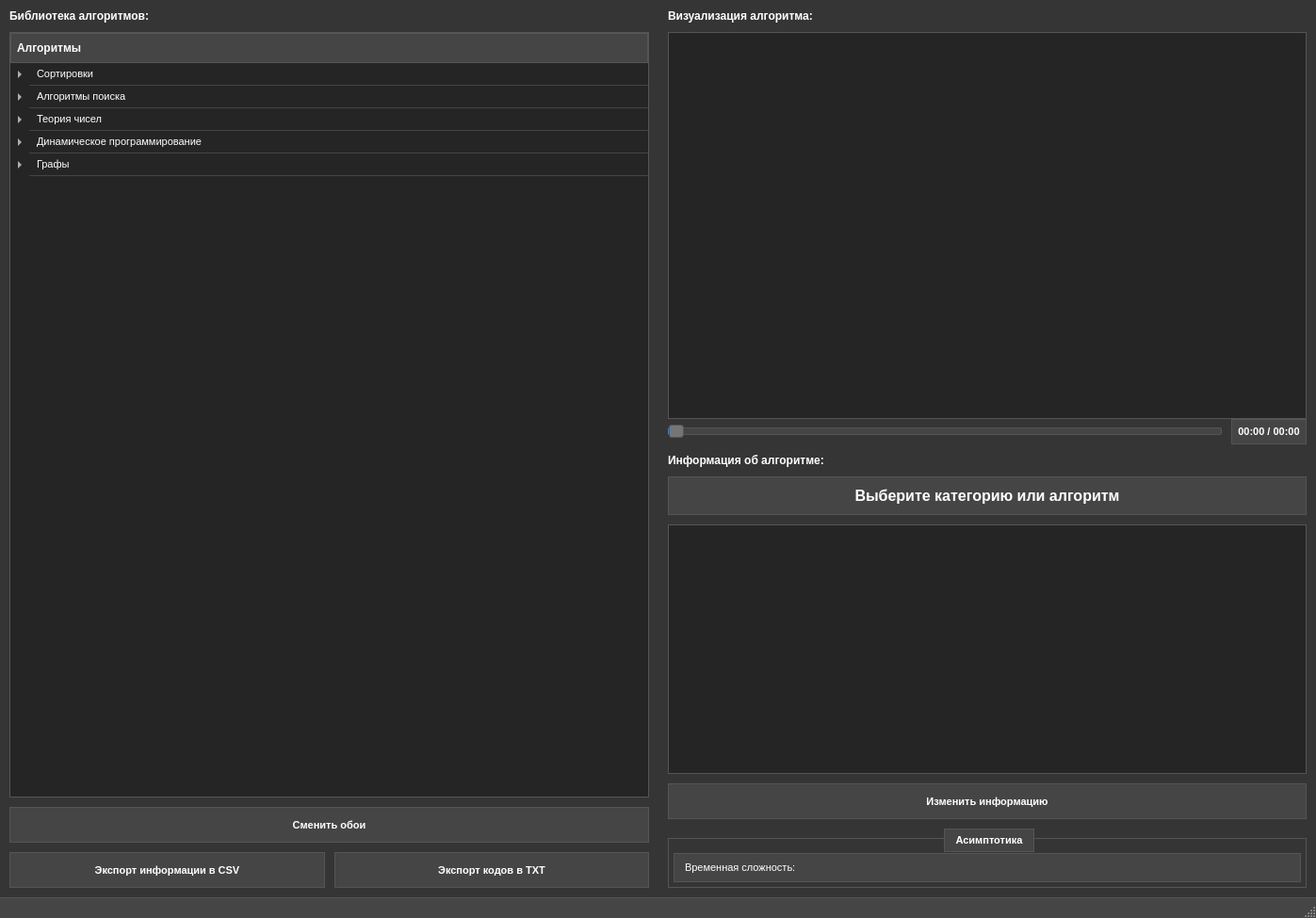
<?xml version="1.0" encoding="UTF-8"?>
<ui version="4.0">
 <class>MainWindow</class>
 <widget class="QMainWindow" name="MainWindow">
  <property name="geometry">
   <rect>
    <x>0</x>
    <y>0</y>
    <width>1397</width>
    <height>975</height>
   </rect>
  </property>
  <property name="windowTitle">
   <string>Qt Algorithms Visualizer</string>
  </property>
  <property name="styleSheet">
   <string notr="true">QMainWindow {
    background-color: #353535;
    color: white;
    font-family: Arial;
}</string>
  </property>
  <widget class="QWidget" name="centralwidget">
   <layout class="QHBoxLayout" name="horizontalLayout">
    <property name="spacing">
     <number>0</number>
    </property>
    <property name="leftMargin">
     <number>0</number>
    </property>
    <property name="topMargin">
     <number>0</number>
    </property>
    <property name="rightMargin">
     <number>0</number>
    </property>
    <property name="bottomMargin">
     <number>0</number>
    </property>
    <item>
     <widget class="QWidget" name="left_widget" native="true">
      <layout class="QVBoxLayout" name="verticalLayout_2">
       <property name="spacing">
        <number>10</number>
       </property>
       <property name="leftMargin">
        <number>10</number>
       </property>
       <property name="topMargin">
        <number>10</number>
       </property>
       <property name="rightMargin">
        <number>10</number>
       </property>
       <property name="bottomMargin">
        <number>10</number>
       </property>
       <item>
        <widget class="QLabel" name="label">
         <property name="styleSheet">
          <string notr="true">QLabel {
    color: white;
    font-family: Arial;
    font-size: 12px;
    font-weight: bold;
}</string>
         </property>
         <property name="text">
          <string>Библиотека алгоритмов:</string>
         </property>
        </widget>
       </item>
       <item>
        <widget class="QTreeWidget" name="tree_widget">
         <property name="styleSheet">
          <string notr="true">QTreeWidget {
    background-color: #252525;
    color: white;
    border: 1px solid #555555;
    font-family: Arial;
    font-size: 11px;
    outline: none;
}
QTreeWidget::item {
    padding: 5px;
    border-bottom: 1px solid #444444;
}
QTreeWidget::item:selected {
    background-color: #2a82da;
    color: white;
}
QTreeWidget::item:hover {
    background-color: #3a3a3a;
}
QHeaderView::section {
    background-color: #454545;
    color: white;
    padding: 6px;
    border: 1px solid #555555;
    font-weight: bold;
}</string>
         </property>
         <property name="headerHidden">
          <bool>false</bool>
         </property>
         <column>
          <property name="text">
           <string>Алгоритмы</string>
          </property>
         </column>
         <item>
          <property name="text">
           <string>Сортировки</string>
          </property>
          <item>
           <property name="text">
            <string>Сортировка пузырьком</string>
           </property>
          </item>
          <item>
           <property name="text">
            <string>Сортировка подсчетом</string>
           </property>
          </item>
          <item>
           <property name="text">
            <string>Быстрая сортировка</string>
           </property>
          </item>
          <item>
           <property name="text">
            <string>Сортировка слиянием</string>
           </property>
          </item>
         </item>
         <item>
          <property name="text">
           <string>Алгоритмы поиска</string>
          </property>
          <item>
           <property name="text">
            <string>Бинарный поиск</string>
           </property>
          </item>
          <item>
           <property name="text">
            <string>Поиск в ширину(BFS)</string>
           </property>
          </item>
          <item>
           <property name="text">
            <string>Поиск в глубину(DFS)</string>
           </property>
          </item>
         </item>
         <item>
          <property name="text">
           <string>Теория чисел</string>
          </property>
          <item>
           <property name="text">
            <string>Решето Эратосфена</string>
           </property>
          </item>
          <item>
           <property name="text">
            <string>Алгоритм Евклида</string>
           </property>
          </item>
         </item>
         <item>
          <property name="text">
           <string>Динамическое программирование</string>
          </property>
          <item>
           <property name="text">
            <string>Последовательность Фибоначчи</string>
           </property>
          </item>
          <item>
           <property name="text">
            <string>Задача о рюкзаке</string>
           </property>
          </item>
         </item>
         <item>
          <property name="text">
           <string>Графы</string>
          </property>
          <item>
           <property name="text">
            <string>Алгоритм Дейкстры</string>
           </property>
          </item>
         </item>
        </widget>
       </item>
       <item>
        <widget class="QPushButton" name="background">
         <property name="styleSheet">
          <string notr="true">QPushButton {
    background-color: #454545;
    color: white;
    border: 1px solid #555555;
    padding: 8px 12px;
    font-family: Arial;
    font-size: 11px;
    font-weight: bold;
    min-height: 20px;
}
QPushButton:hover {
    background-color: #555555;
    border: 1px solid #666666;
}
QPushButton:pressed {
    background-color: #2a82da;
    border: 1px solid #1a72ca;
}</string>
         </property>
         <property name="text">
          <string>Сменить обои</string>
         </property>
        </widget>
       </item>
       <item>
        <layout class="QHBoxLayout" name="export_layout">
         <property name="spacing">
          <number>10</number>
         </property>
         <item>
          <widget class="QPushButton" name="export_csv_btn">
           <property name="styleSheet">
            <string notr="true">QPushButton {
    background-color: #454545;
    color: white;
    border: 1px solid #555555;
    padding: 8px 12px;
    font-family: Arial;
    font-size: 11px;
    font-weight: bold;
    min-height: 20px;
}
QPushButton:hover {
    background-color: #555555;
    border: 1px solid #666666;
}
QPushButton:pressed {
    background-color: #2a82da;
    border: 1px solid #1a72ca;
}</string>
           </property>
           <property name="text">
            <string>Экспорт информации в CSV</string>
           </property>
          </widget>
         </item>
         <item>
          <widget class="QPushButton" name="export_txt_btn">
           <property name="styleSheet">
            <string notr="true">QPushButton {
    background-color: #454545;
    color: white;
    border: 1px solid #555555;
    padding: 8px 12px;
    font-family: Arial;
    font-size: 11px;
    font-weight: bold;
    min-height: 20px;
}
QPushButton:hover {
    background-color: #555555;
    border: 1px solid #666666;
}
QPushButton:pressed {
    background-color: #2a82da;
    border: 1px solid #1a72ca;
}</string>
           </property>
           <property name="text">
            <string>Экспорт кодов в TXT</string>
           </property>
          </widget>
         </item>
        </layout>
       </item>
      </layout>
     </widget>
    </item>
    <item>
     <widget class="QWidget" name="right_widget" native="true">
      <layout class="QVBoxLayout" name="verticalLayout">
       <property name="spacing">
        <number>10</number>
       </property>
       <property name="leftMargin">
        <number>10</number>
       </property>
       <property name="topMargin">
        <number>10</number>
       </property>
       <property name="rightMargin">
        <number>10</number>
       </property>
       <property name="bottomMargin">
        <number>10</number>
       </property>
       <item>
        <widget class="QLabel" name="label_2">
         <property name="styleSheet">
          <string notr="true">QLabel {
    color: white;
    font-family: Arial;
    font-size: 12px;
    font-weight: bold;
}</string>
         </property>
         <property name="text">
          <string>Визуализация алгоритма:</string>
         </property>
        </widget>
       </item>
       <item>
        <widget class="QWidget" name="player_widget" native="true">
         <layout class="QVBoxLayout" name="verticalLayout_3">
          <property name="spacing">
           <number>0</number>
          </property>
          <property name="leftMargin">
           <number>0</number>
          </property>
          <property name="topMargin">
           <number>0</number>
          </property>
          <property name="rightMargin">
           <number>0</number>
          </property>
          <property name="bottomMargin">
           <number>0</number>
          </property>
          <item>
           <widget class="QTextEdit" name="textEdit">
            <property name="styleSheet">
             <string notr="true">QTextEdit {
    background-color: #252525;
    color: white;
    border: 1px solid #555555;
    font-family: Arial;
    font-size: 11px;
    padding: 5px;
}
QTextEdit:focus {
    border: 1px solid #2a82da;
}
QScrollBar:vertical {
    background: #454545;
    width: 12px;
}
QScrollBar::handle:vertical {
    background: #757575;
    border-radius: 2px;
}
QScrollBar::handle:vertical:hover {
    background: #858585;
}</string>
            </property>
           </widget>
          </item>
          <item>
           <layout class="QHBoxLayout" name="control_layout">
            <property name="spacing">
             <number>10</number>
            </property>
            <item>
             <widget class="QSlider" name="progress_slider">
              <property name="styleSheet">
               <string notr="true">QSlider::groove:horizontal {
    border: 1px solid #555555;
    height: 6px;
    background: #454545;
    border-radius: 2px;
}
QSlider::handle:horizontal {
    background: #757575;
    border: 1px solid #555555;
    width: 14px;
    margin: -4px 0;
    border-radius: 3px;
}
QSlider::handle:horizontal:hover {
    background: #858585;
}
QSlider::sub-page:horizontal {
    background: #2a82da;
    border-radius: 2px;
}</string>
              </property>
              <property name="minimum">
               <number>0</number>
              </property>
              <property name="maximum">
               <number>100</number>
              </property>
              <property name="orientation">
               <enum>Qt::Horizontal</enum>
              </property>
             </widget>
            </item>
            <item>
             <widget class="QLabel" name="time_label">
              <property name="styleSheet">
               <string notr="true">QLabel {
    background-color: #454545;
    color: white;
    border: 1px solid #555555;
    padding: 6px;
    font-family: Arial;
    font-size: 11px;
    font-weight: bold;
}</string>
              </property>
              <property name="text">
               <string>00:00 / 00:00</string>
              </property>
              <property name="alignment">
               <set>Qt::AlignCenter</set>
              </property>
              <property name="fixedWidth" stdset="0">
               <number>100</number>
              </property>
             </widget>
            </item>
           </layout>
          </item>
         </layout>
        </widget>
       </item>
       <item>
        <widget class="QLabel" name="label_4">
         <property name="styleSheet">
          <string notr="true">QLabel {
    color: white;
    font-family: Arial;
    font-size: 12px;
    font-weight: bold;
}</string>
         </property>
         <property name="text">
          <string>Информация об алгоритме:</string>
         </property>
        </widget>
       </item>
       <item>
        <widget class="QWidget" name="info_widget" native="true">
         <layout class="QVBoxLayout" name="verticalLayout_4">
          <property name="spacing">
           <number>10</number>
          </property>
          <property name="leftMargin">
           <number>0</number>
          </property>
          <property name="topMargin">
           <number>0</number>
          </property>
          <property name="rightMargin">
           <number>0</number>
          </property>
          <property name="bottomMargin">
           <number>0</number>
          </property>
          <item>
           <widget class="QLabel" name="title_label">
            <property name="styleSheet">
             <string notr="true">QLabel {
    color: white;
    font-family: Arial;
    font-size: 16px;
    font-weight: bold;
    background-color: #454545;
    padding: 10px;
    border: 1px solid #555555;
}</string>
            </property>
            <property name="text">
             <string>Выберите категорию или алгоритм</string>
            </property>
            <property name="alignment">
             <set>Qt::AlignCenter</set>
            </property>
           </widget>
          </item>
          <item>
           <widget class="QTextEdit" name="textEdit_2">
            <property name="styleSheet">
             <string notr="true">QTextEdit {
    background-color: #252525;
    color: white;
    border: 1px solid #555555;
    font-family: Arial;
    font-size: 18px;
    padding: 5px;
}
QTextEdit:focus {
    border: 1px solid #2a82da;
}
QScrollBar:vertical {
    background: #454545;
    width: 12px;
}
QScrollBar::handle:vertical {
    background: #757575;
    border-radius: 2px;
}
QScrollBar::handle:vertical:hover {
    background: #858585;
}</string>
            </property>
           </widget>
          </item>
          <item>
           <widget class="QPushButton" name="update_btn">
            <property name="styleSheet">
             <string notr="true">QPushButton {
    background-color: #454545;
    color: white;
    border: 1px solid #555555;
    padding: 8px 12px;
    font-family: Arial;
    font-size: 11px;
    font-weight: bold;
    min-height: 20px;
}
QPushButton:hover {
    background-color: #555555;
    border: 1px solid #666666;
}
QPushButton:pressed {
    background-color: #2a82da;
    border: 1px solid #1a72ca;
}</string>
            </property>
            <property name="text">
             <string>Изменить информацию</string>
            </property>
           </widget>
          </item>
          <item>
           <widget class="QGroupBox" name="complexity_group">
            <property name="styleSheet">
             <string notr="true">QGroupBox {
    background-color: #353535;
    color: white;
    border: 1px solid #555555;
    font-family: Arial;
    font-size: 11px;
    font-weight: bold;
    margin-top: 10px;
}
QGroupBox::title {
    color: white;
    background-color: #454545;
    padding: 5px 10px;
    border: 1px solid #555555;
    subcontrol-origin: margin;
    subcontrol-position: top center;
}</string>
            </property>
            <property name="title">
             <string>Асимптотика</string>
            </property>
            <layout class="QVBoxLayout" name="verticalLayout_5">
             <property name="spacing">
              <number>5</number>
             </property>
             <property name="leftMargin">
              <number>5</number>
             </property>
             <property name="topMargin">
              <number>15</number>
             </property>
             <property name="rightMargin">
              <number>5</number>
             </property>
             <property name="bottomMargin">
              <number>5</number>
             </property>
             <item>
              <widget class="QLabel" name="time">
               <property name="styleSheet">
                <string notr="true">QLabel {
    color: white;
    font-family: Arial;
    font-size: 11px;
    background-color: #454545;
    padding: 8px;
    border: 1px solid #555555;
}</string>
               </property>
               <property name="text">
                <string>Временная сложность: </string>
               </property>
              </widget>
             </item>
            </layout>
           </widget>
          </item>
         </layout>
        </widget>
       </item>
      </layout>
     </widget>
    </item>
   </layout>
  </widget>
  <widget class="QStatusBar" name="statusbar">
   <property name="styleSheet">
    <string notr="true">QStatusBar {
    background-color: #454545;
    color: white;
    font-family: Arial;
    font-size: 11px;
    border-top: 1px solid #555555;
}</string>
   </property>
  </widget>
  <action name="actionPlay">
   <property name="text">
    <string>▶ Воспроизведение</string>
   </property>
  </action>
  <action name="actionPause">
   <property name="text">
    <string>⏸ Пауза</string>
   </property>
  </action>
  <action name="actionStop">
   <property name="text">
    <string>⏹ Стоп</string>
   </property>
  </action>
  <action name="actionSettings">
   <property name="text">
    <string>⚙ Настройки</string>
   </property>
  </action>
  <action name="actionHelp">
   <property name="text">
    <string>❓ Справка</string>
   </property>
  </action>
 </widget>
 <resources/>
 <connections/>
</ui>
